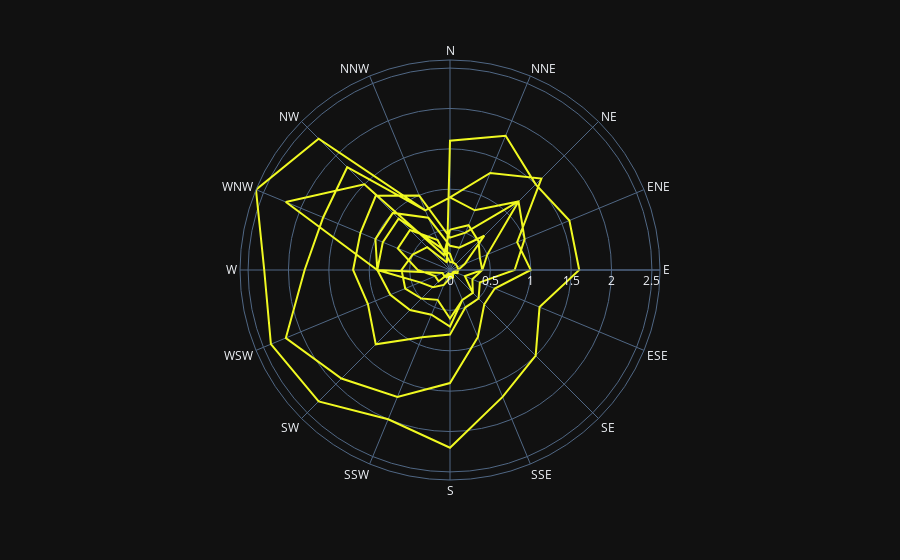

The code cell stored with this chart in its notebook:
### Code cell
import plotly.express as px
df = px.data.wind()
fig = px.line_polar(df, r="frequency", theta="direction", line_close=True,
                    color_discrete_sequence=px.colors.sequential.Plasma_r,
                    template="plotly_dark",)
fig.show()

### Figure 1 — Plotly figure (JSON) as saved in the notebook; plotly's stock layout.template omitted (floating-point values rounded to 4 significant figures; data arrays with more than 128 entries replaced by an {"elided": "..."} marker saying what was removed)
{"data": [{"hovertemplate": "frequency=%{r}<br>direction=%{theta}<extra></extra>", "legendgroup": "", "line": {"color": "#f0f921", "dash": "solid"}, "marker": {"symbol": "circle"}, "mode": "lines", "name": "", "r": {"elided": "129 float values"}, "showlegend": false, "subplot": "polar", "theta": {"elided": "129 str values"}, "type": "scatterpolar"}], "layout": {"legend": {"tracegroupgap": 0}, "margin": {"t": 60}, "polar": {"angularaxis": {"direction": "clockwise", "rotation": 90}, "domain": {"x": [0, 1], "y": [0, 1]}}}}
